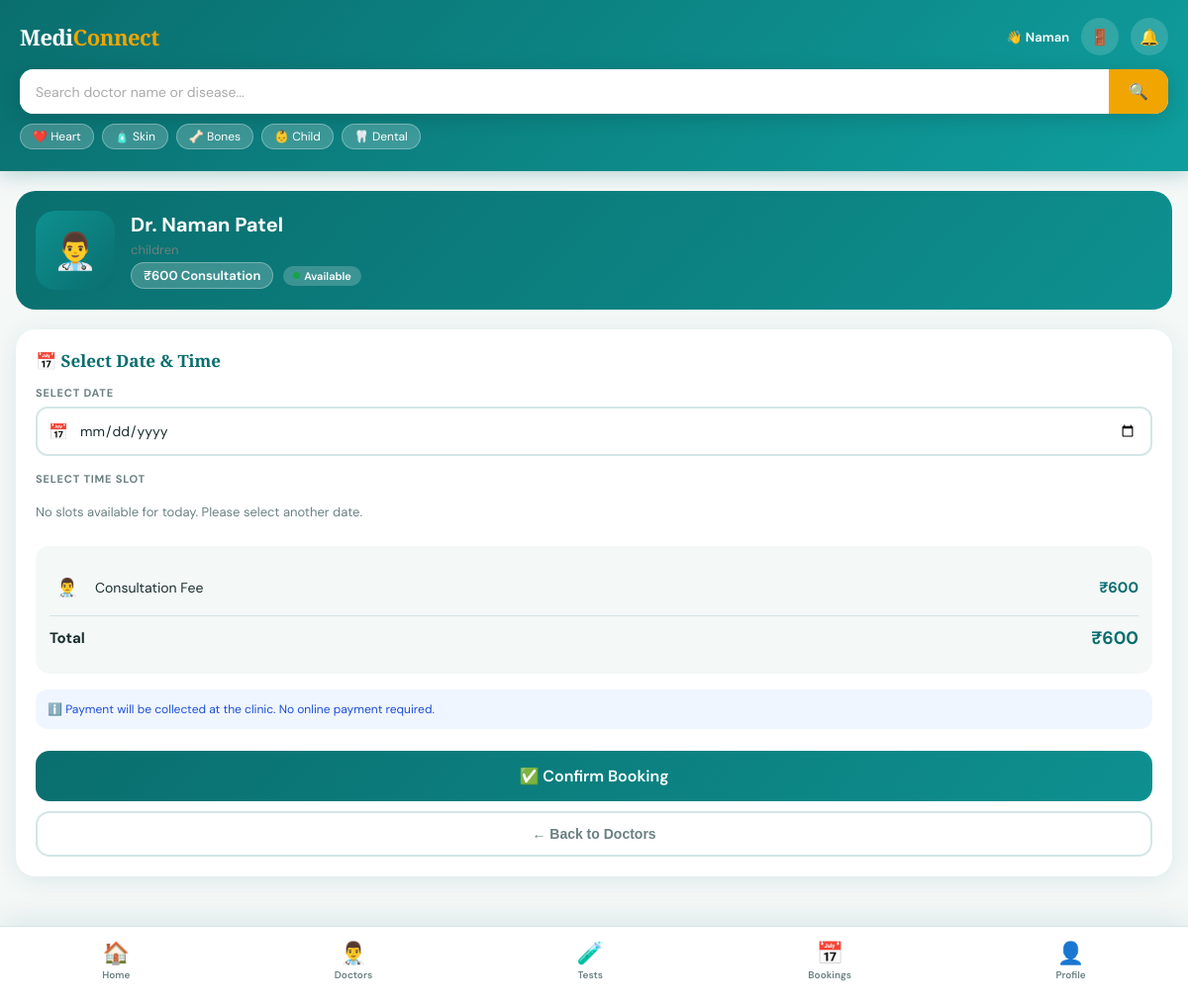
Screenshot of /book/2/ (signed in) with the database file from the repository.
### core/models.py (models this page shows, shortened)
class Doctor(models.Model):
    STATUS_CHOICES = [
        ('available', 'Available'),
        ('busy',      'Busy'),
        ('offline',   'Off Today'),
    ]
    user       = models.OneToOneField(User, on_delete=models.CASCADE, related_name='doctor')
    specialty  = models.CharField(max_length=100)
    fee        = models.IntegerField(default=0)
    experience = models.IntegerField(default=0)
    license_no = models.CharField(max_length=100)
    rating     = models.FloatField(default=0.0)
    status     = models.CharField(max_length=20, choices=STATUS_CHOICES, default='available')
    clinic     = models.CharField(max_length=200, blank=True, null=True)

### core/views.py (the view, shortened to what this page needs)
@login_required(login_url='login')
def book_appointment(request, doctor_id):
    doctor = get_object_or_404(Doctor, id=doctor_id)
    return render(request, 'book.html', {'doctor': doctor})

### templates/book.html (shortened to what this page needs)
{% extends 'base.html' %}
{% load static %}
{% block content %}
<div class="book-doctor-card">
  <div class="doctor-avatar" style="width:80px;height:80px;font-size:36px;border-radius:20px;">
    👨‍⚕️
  </div>
  <div>
    <div style="font-size:20px;font-weight:700;">Dr. {{ doctor.user.get_full_name }}</div>
    <div style="color:var(--muted);font-size:13px;margin:4px 0;">{{ doctor.specialty }}</div>
    <div style="display:flex;gap:10px;align-items:center;flex-wrap:wrap;">
      <span class="fee-tag" style="font-size:13px;padding:4px 12px;">₹{{ doctor.fee }} Consultation</span>
      <span class="status-badge available"><span class="status-dot"></span>Available</span>
    </div>
  </div>
</div>
<div class="booking-card">
  <div class="cost-title">📅 Select Date & Time</div>
  <form method="POST" action="{% url 'book' doctor.id %}">
    <div class="field-group">
      <label class="field-label">Select Date</label>
      <div class="field-wrap">
        <span class="field-icon">📅</span>
        <input
          class="field-input"
          type="date"
          name="date"
          min="{{ today }}"
          required
        />
      </div>
    </div>
    <div class="field-group">
      <label class="field-label">Select Time Slot</label>
      <div class="slot-grid">
        {% for slot in slots %}
          <label class="slot-label">
            <input type="radio" name="slot" value="{{ slot }}" required>
            <span class="slot-btn">{{ slot }}</span>
          </label>
        {% empty %}
          <div style="color:var(--muted);font-size:13px;padding:10px 0;">
            No slots available for today. Please select another date.
          </div>
        {% endfor %}
      </div>
    </div>
    <div class="cost-summary">
      <div class="cost-row">
        <div class="cost-name">
          <div class="cost-icon">👨‍⚕️</div>
          Consultation Fee
        </div>
        <div class="cost-price">₹{{ doctor.fee }}</div>
      </div>
      <div class="cost-row" style="border-bottom:none;">
        <div style="font-weight:700;font-size:15px;">Total</div>
        <div class="cost-price" style="font-size:18px;">₹{{ doctor.fee }}</div>
      </div>
    </div>
    <div style="background:#eff6ff;border-radius:12px;padding:12px;margin-bottom:16px;font-size:12px;color:#1d4ed8;">
      ℹ️ Payment will be collected at the clinic. No online payment required.
    </div>
    <button type="submit" class="submit-btn">
      ✅ Confirm Booking
    </button>
    <a href="{% url 'doctors' %}">
      <button type="button" style="width:100%;margin-top:10px;padding:13px;
        background:white;border:2px solid var(--border);border-radius:14px;
        font-size:14px;font-weight:600;cursor:pointer;color:var(--muted);">
        ← Back to Doctors
      </button>
    </a>
  </form>
</div>
{% endblock %}

### templates/base.html (shortened to what this page needs)
{% load static %}
<!DOCTYPE html>
<html lang="en">
<head>
  <link rel="stylesheet" href="{% static 'style.css' %}">
</head>
<body>
<div class="top-bar">
  <div class="top-bar-header">
    <div class="logo">
      <a href="{% url 'home' %}" style="text-decoration:none; color:white;">
        Medi<span>Connect</span>
      </a>
    </div>
    <div class="top-icons">
      {% if user.is_authenticated %}
        <span style="color:white; font-size:13px; font-weight:600;">
          👋 {{ user.first_name }}
        </span>
        <a href="{% url 'logout' %}">
          <button class="icon-btn" title="Logout">🚪</button>
        </a>
      {% endif %}
      <button class="icon-btn" title="Notifications">🔔</button>
    </div>
  </div>
  <form method="GET" action="{% url 'doctors' %}">
    <div class="search-box">
      <input
        type="text"
        name="q"
        id="searchInput"
        placeholder="Search doctor name or disease..."
        value="{{ request.GET.q }}"
      />
      <button type="submit" class="search-btn">🔍</button>
    </div>
  </form>
  <div class="search-tags">
    <a href="{% url 'doctors' %}?q=Cardiologist"  class="tag">❤️ Heart</a>
    <a href="{% url 'doctors' %}?q=Dermatologist" class="tag">🧴 Skin</a>
    <a href="{% url 'doctors' %}?q=Orthopedic"    class="tag">🦴 Bones</a>
    <a href="{% url 'doctors' %}?q=Pediatric"     class="tag">👶 Child</a>
    <a href="{% url 'doctors' %}?q=Dentist"        class="tag">🦷 Dental</a>
  </div>
</div>
<div class="content">
  {% block content %}
  {% endblock %}
</div>
<div class="bottom-nav">
  <a href="{% url 'home' %}" class="nav-item {% block nav_home %}{% endblock %}">
    <span class="nav-icon">🏠</span>
    <span class="nav-label">Home</span>
  </a>
  <a href="{% url 'doctors' %}" class="nav-item {% block nav_doctors %}{% endblock %}">
    <span class="nav-icon">👨‍⚕️</span>
    <span class="nav-label">Doctors</span>
  </a>
  <a href="{% url 'tests' %}" class="nav-item {% block nav_tests %}{% endblock %}">
    <span class="nav-icon">🧪</span>
    <span class="nav-label">Tests</span>
  </a>
  <a href="{% url 'appointments' %}" class="nav-item {% block nav_appointments %}{% endblock %}">
    <span class="nav-icon">📅</span>
    <span class="nav-label">Bookings</span>
  </a>
  <a href="{% url 'profile' %}" class="nav-item {% block nav_profile %}{% endblock %}">
    <span class="nav-icon">👤</span>
    <span class="nav-label">Profile</span>
  </a>
</div>
</body>
</html>

### static/style.css (style rules this page uses)
:root { --primary: #0a6e6e; --primary-light: #0e9090; --accent: #f0a500; --bg: #f4f8f7; --white: #ffffff; --text: #1a2e2e; --muted: #6b8080; --card-bg: #ffffff; --border: #d4e6e6; --green: #22c55e; --red: #ef4444; --yellow: #f59e0b; --shadow: 0 4px 24px rgba(10,110,110,0.10); }
* { margin: 0; padding: 0; box-sizing: border-box; text-decoration-line: none; }
body { font-family: 'DM Sans', sans-serif; background: var(--bg); color: var(--text); min-height: 100vh; padding-bottom: 90px; }
.top-bar { background: linear-gradient(135deg, #0a6e6e 0%, #0d8a8a 60%, #0f9e9e 100%); padding: 18px 20px 22px; position: sticky; top: 0; z-index: 100; box-shadow: 0 2px 20px rgba(10,110,110,0.3); }
.top-bar-header { display: flex; align-items: center; justify-content: space-between; margin-bottom: 14px; }
.logo { font-family: 'Playfair Display', serif; color: white; font-size: 22px; font-weight: 700; letter-spacing: -0.5px; }
.logo span { color: var(--accent); }
.top-icons { display: flex; gap: 12px; align-items: center; }
.icon-btn { background: rgba(255,255,255,0.15); border: none; color: white; width: 38px; height: 38px; border-radius: 50%; cursor: pointer; font-size: 16px; display: flex; align-items: center; justify-content: center; transition: background 0.2s; }
.search-box { display: flex; background: white; border-radius: 14px; overflow: hidden; box-shadow: 0 4px 20px rgba(0,0,0,0.15); }
.search-box input { flex: 1; border: none; outline: none; padding: 13px 16px; font-family: 'DM Sans', sans-serif; font-size: 14px; color: var(--text); }
.search-box input::placeholder { color: #aaa; }
.search-btn { background: var(--accent); border: none; padding: 13px 20px; cursor: pointer; color: white; font-size: 16px; font-weight: 600; transition: background 0.2s; }
.search-tags { display: flex; gap: 8px; margin-top: 10px; flex-wrap: wrap; }
.tag { background: rgba(255,255,255,0.2); color: white; padding: 4px 12px; border-radius: 20px; font-size: 12px; cursor: pointer; border: 1px solid rgba(255,255,255,0.3); transition: all 0.2s; }
.content { padding: 20px 16px; }
.doctor-avatar { width: 70px; height: 70px; border-radius: 16px; object-fit: cover; background: linear-gradient(135deg, var(--primary-light), var(--primary)); display: flex; align-items: center; justify-content: center; font-size: 28px; flex-shrink: 0; color: white; }
.status-badge { display: flex; align-items: center; gap: 4px; padding: 3px 10px; border-radius: 20px; font-size: 11px; font-weight: 600; }
.status-dot { width: 7px; height: 7px; border-radius: 50%; animation: pulse 1.5s infinite; }
.available { background: #dcfce7; color: #16a34a; }
.available .status-dot { background: #16a34a; }
.fee-tag { background: #eff6ff; color: #1d4ed8; padding: 3px 10px; border-radius: 20px; font-size: 11px; font-weight: 600; }
.cost-title { font-family: 'Playfair Display', serif; font-size: 17px; color: var(--primary); margin-bottom: 14px; font-weight: 700; }
.cost-row { display: flex; justify-content: space-between; align-items: center; padding: 10px 0; border-bottom: 1px solid var(--border); }
.cost-row:last-child { border-bottom: none; }
.cost-name { display: flex; align-items: center; gap: 10px; font-size: 14px; }
.cost-icon { width: 36px; height: 36px; background: var(--bg); border-radius: 10px; display: flex; align-items: center; justify-content: center; font-size: 18px; }
.cost-price { font-weight: 700; font-size: 15px; color: var(--primary); }
.submit-btn { width: 100%; background: linear-gradient(135deg, var(--primary), var(--primary-light)); color: white; border: none; padding: 15px; border-radius: 14px; font-size: 16px; font-weight: 600; cursor: pointer; font-family: 'DM Sans', sans-serif; margin-top: 6px; transition: opacity 0.2s; }
.bottom-nav { position: fixed; bottom: 0; left: 0; right: 0; background: white; display: flex; justify-content: space-around; align-items: center; padding: 10px 0 18px; box-shadow: 0 -4px 30px rgba(10,110,110,0.12); border-top: 1px solid var(--border); z-index: 100; }
.nav-item { display: flex; flex-direction: column; align-items: center; gap: 4px; cursor: pointer; padding: 6px 16px; border-radius: 14px; transition: background 0.2s; border: none; background: none; font-family: 'DM Sans', sans-serif; }
.nav-icon { font-size: 22px; line-height: 1; }
.nav-label { font-size: 10px; font-weight: 600; color: var(--muted); }

### rows the page displays
Doctor: user.get_full_name "Naman Patel", specialty "children", fee "600"

### other values shown
{{ user.first_name }} "Naman"
